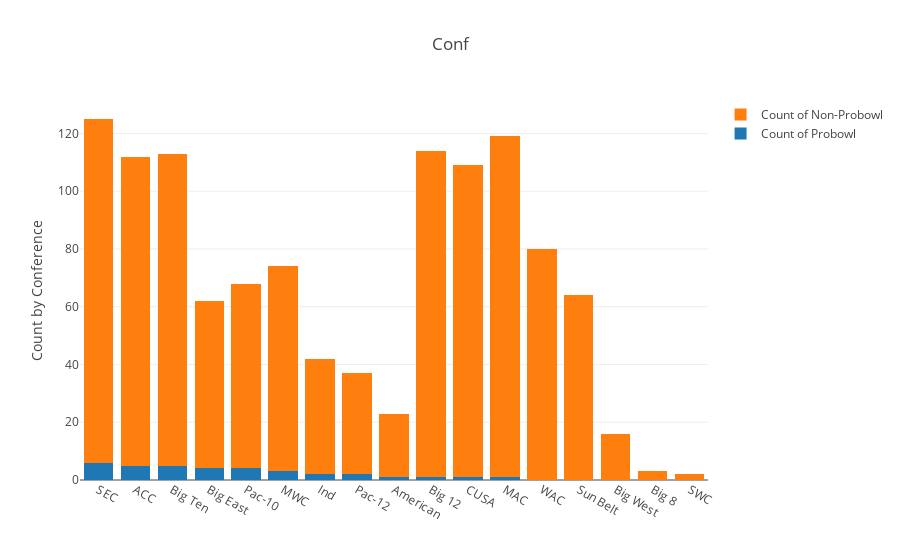

Notebook code cell kept with this figure:
### Code cell
# Number of Probowl QB by Conference
# Plotly
df_pb = df_viz[df_viz.Pro_bowl == 'Yes']
df_pb = df_pb.groupby(['Conf']).size().reset_index(name='counts').sort_values('counts',ascending = False)

df_nopb = df_viz[df_viz.Pro_bowl != 'Yes']
df_nopb = df_nopb.groupby(['Conf']).size().reset_index(name='counts').sort_values('counts',ascending = False)

# Creating trace1
trace1 = go.Bar(
                x = df_pb.Conf,
                y = df_pb.counts,
                name = "Count of Probowl", # legend
                # marker = dict(color = 'rgba(16, 112, 2, 0.8)'), # color
)

# Create trace2
trace2 = go.Bar(
                x = df_nopb.Conf,
                y = df_nopb.counts,
                name = "Count of Non-Probowl", # legend
                # marker = dict(color = 'rgba(16, 112, 2, 0.8)'), # color
)

# Layers of visual
data = [trace1,trace2]

# Layout
layout = go.Layout(
                   title = 'Probowlers By Conf',
                   barmode = 'stack',
                   yaxis = dict(title = 'Count by Conference')
)

fig = go.Figure(data = data, layout = layout)

py.iplot(fig) #iplot for inline / plot for new html

### Figure 1 — Plotly figure (JSON) as saved in the notebook; plotly's stock layout.template omitted (floating-point values rounded to 4 significant figures)
{"data": [{"name": "Count of Probowl", "type": "bar", "x": ["SEC", "ACC", "Big Ten", "Big East", "Pac-10", "MWC", "Ind", "Pac-12", "American", "Big 12", "CUSA", "MAC"], "y": [6, 5, 5, 4, 4, 3, 2, 2, 1, 1, 1, 1]}, {"name": "Count of Non-Probowl", "type": "bar", "x": ["SEC", "MAC", "Big 12", "CUSA", "Big Ten", "ACC", "WAC", "MWC", "Pac-10", "Sun Belt", "Big East", "Ind", "Pac-12", "American", "Big West", "Big 8", "SWC"], "y": [119, 118, 113, 108, 108, 107, 80, 71, 64, 64, 58, 40, 35, 22, 16, 3, 2]}], "layout": {"barmode": "stack", "title": "Conf", "yaxis": {"title": "Count by Conference"}}}
